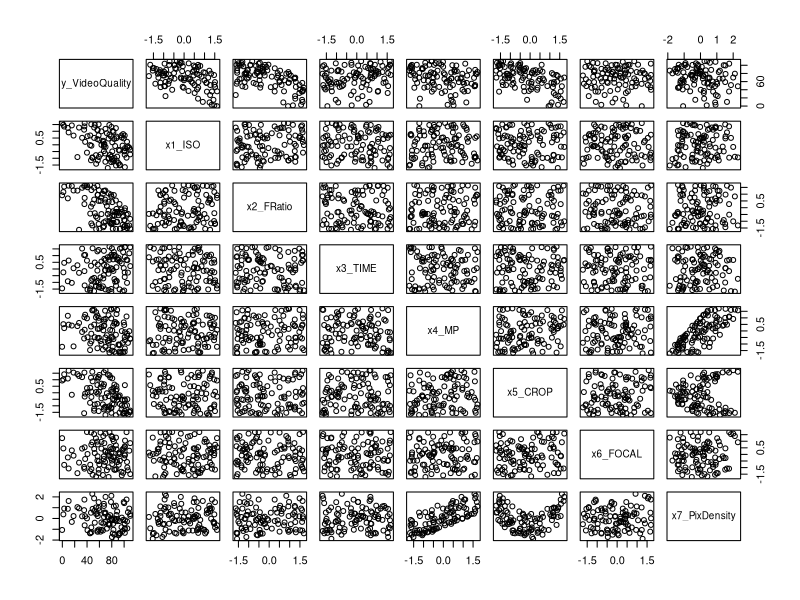

This chart was generated by the following R code:
# ------------------------------------------------------------------------------
# Progetto finale del corso di Statistica Applicata - A.A. 2024/25
# Gruppo #5 - Corrado Giachetta, Francesco Peluso, Gerardo Selce, Anuar Zouhri
#
# Università degli Studi di Salerno - DIEM
# Dipartimento di Ingegneria dell'Informazione, Elettrica e Matematica Applicata
# ------------------------------------------------------------------------------

# Impostazione path cartella progetto (N.B. cambia a seconda di chi usa il file)
setwd('~/GitHub Repos/AppliedStatistics-Project')     # path Francesco
#setwd('')     # path Corrado
#setwd('')     # path Anuar
#setwd('')     # path Gerardo

# ------------------------------------------------------------------------------

# Lettura del dataset da file CSV
data = read.csv('./dataset.csv');

# Scatterplot delle correlazioni tra le coppie di variabili
plot(data);

lin_mod_all=lm(y_VideoQuality ~ ., data=data)
summary(lin_mod_all)

step_lin=step(lin_mod_all, trace = 1, data=data)
summary(step_lin)
